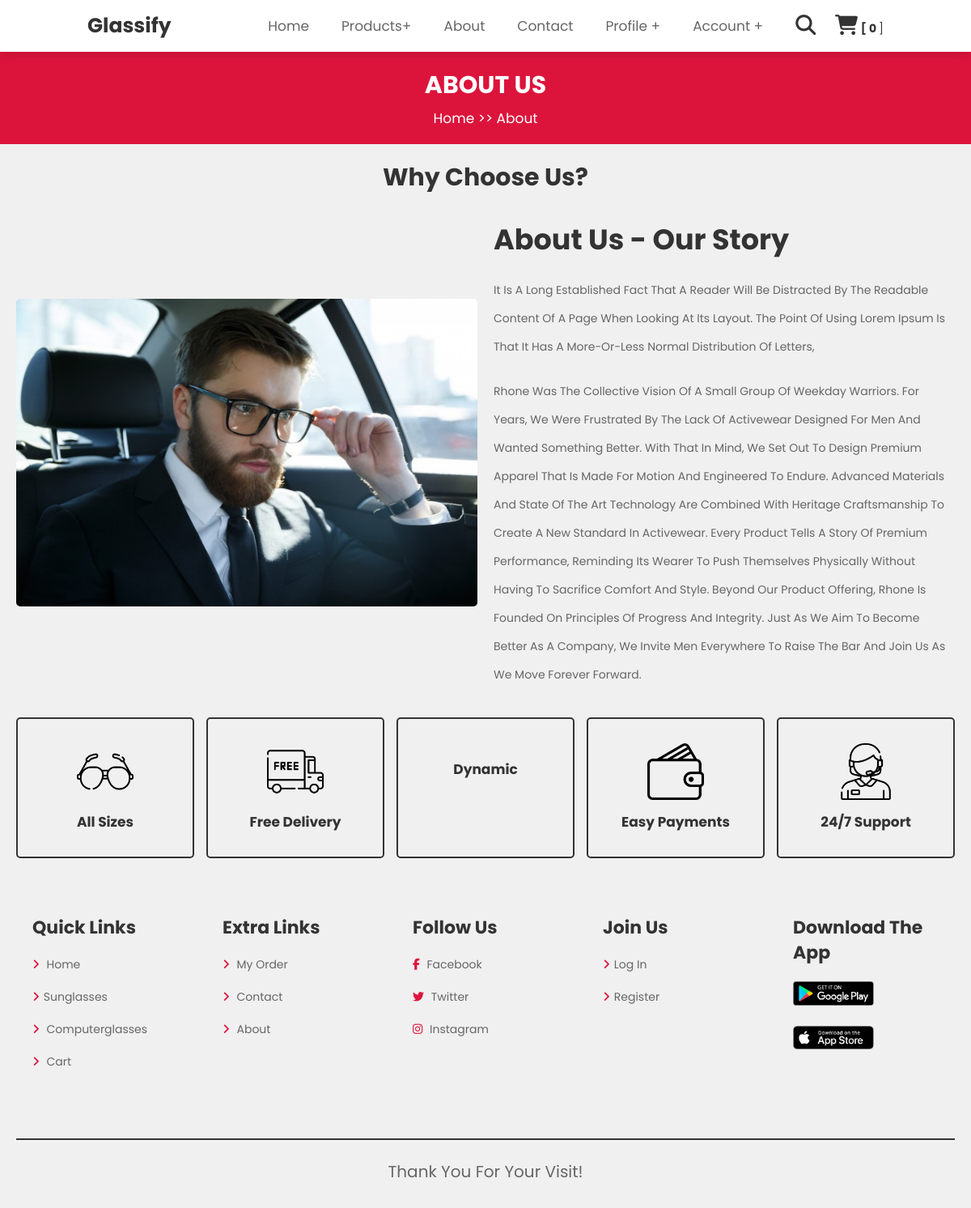
Page /about.php on the committed database.
### tables this page shows
CREATE TABLE `about_us` (
  `about_id` int(10) NOT NULL,
  `about_heading` text NOT NULL,
  `about_short_desc` text NOT NULL,
  `about_desc` text NOT NULL,
  `about_image` varchar(200) NOT NULL
);

### about.php (the view, shortened to what this page needs)
<?php
include("includes/db.php");
include("includes/main_2.php");
?>
<!DOCTYPE html>
<html lang="en">
<head>
    <link rel="stylesheet" href="https://cdnjs.cloudflare.com/ajax/libs/font-awesome/5.15.4/css/all.min.css">
    <link rel="stylesheet" href="styles/style_2.css">
    <link rel="stylesheet" href="styles/style.css">
</head>
<body>
    <?php include 'includes/header_2.php';?>
    <section class="heading">
        <h1>about us</h1>
        <p> <a href="home.html">home</a> >> about </p>
    </section>
    <?php
    $get_about_us = "select * from about_us";
    $run_about_us = mysqli_query($con, $get_about_us);
    $row_about_us = mysqli_fetch_array($run_about_us);
    $about_heading = $row_about_us['about_heading'];
    $about_short_desc = $row_about_us['about_short_desc'];
    $about_desc = $row_about_us['about_desc'];
    $about_image = $row_about_us['about_image'];
    ?>
    <section class="about">
        <h1 class="title">why choose us?</h1>
        <div class="row">
            <div class="image">
                <img src="images/<?php echo $about_image ?>" alt="error">
            </div>
            <div class="content">
                <h3>
                    <?php echo $about_heading; ?>
                </h3>
                <p>
                    <?php echo $about_short_desc; ?>
                </p>
                <p>
                    <?php echo $about_desc; ?>
                </p>
            </div>
        </div>
        <div class="icons-container">
            <div class="icons">
                <img src="images/icon-1.png" alt="">
                <h3>all sizes</h3>
            </div>
            <div class="icons">
                <img src="images/icon-2.png" alt="">
                <h3>free delivery</h3>
            </div>
            <div class="icons">
                <h3>dynamic</h3>
            </div>
            <div class="icons">
                <img src="images/icon-4.png" alt="">
                <h3>easy payments</h3>
            </div>
            <div class="icons">
                <img src="images/icon-5.png" alt="">
                <h3>24/7 support</h3>
            </div>
        </div>
    </section>
    <section class="footer">
        <div class="box-container">
            <div class="box">
                <h3>quick links</h3>
                <a href="home.php"> <i class="fas fa-angle-right"></i> home</a>
                <a href="sunglasses.php"> <i class="fas fa-angle-right"></i>sunglasses </a>
                <a href="computerglasses.php"> <i class="fas fa-angle-right"></i> computerglasses</a>
                <a href="cart.php"> <i class="fas fa-angle-right"></i> cart</a>
            </div>
            <div class="box">
                <h3>extra links</h3>
                <a href="my-orders.php"> <i class="fas fa-angle-right"></i> my order </a>
                <a href="contact.php"> <i class="fas fa-angle-right"></i> contact</a>
                <a href="about.php"> <i class="fas fa-angle-right"></i> about</a>
            </div>
            <div class="box">
                <h3>follow us</h3>
                <a href="https://www.facebook.com"> <i class="fab fa-facebook-f"></i> facebook </a>
                <a href="https://www.twitter.com"> <i class="fab fa-twitter"></i> twitter </a>
                <a href="https://www.instagram.com"> <i class="fab fa-instagram"></i> instagram </a>
            </div>
            <div class="box">
                <h3>Join us</h3>
                <a href="login.php"> <i class="fas fa-angle-right"></i>Log in</a>
                <a href="register.php"> <i class="fas fa-angle-right"></i>Register</a>
            </div>
            <div class="box">
                <h3>Download the App</h3>
                <a href="#"> <img class="download-image" src="images/google-play-logo.png" alt=""></a>
                <a href="#"> <img class="download-image" src="images/app-store-logo.png" alt=""></a>
            </div>
        </div>
        <div class="credit">Thank you for your visit! </div>
    </section>
</body>
</html>

### styles/style.css (style rules this page uses)
* { font-family: "Poppins", sans-serif; margin: 0; padding: 0; box-sizing: border-box; text-decoration: none !important; outline: none; border: none; text-transform: capitalize; transition: all 0.2s linear; }
html { font-size: 62.5%; overflow-x: hidden; }
section { padding: 2rem 9%; }
.heading { text-align: center; background: crimson; }
.heading h1 { font-size: 3rem; text-transform: uppercase; color: #fff; }
.heading p { color: #fff; padding-top: 0.7rem; font-size: 1.7rem; }
.heading p a { color: #fff; }
.title { font-size: 3rem; color: #333; margin-bottom: 2rem; padding: 0 1rem; text-align: center; }
.about .row { display: flex; align-items: center; flex-wrap: wrap; gap: 2rem; }
.about .row .image { flex: 1 1 42rem; }
.about .row .image img { width: 100%; border-radius: 0.5rem; }
.about .row .content { flex: 1 1 42rem; }
.about .row .content h3 { font-size: 3.5rem; color: #333; line-height: 2; }
.about .row .content p { font-size: 1.4rem; line-height: 2.5; color: #666; padding: 1rem 0; }
.about .icons-container { display: grid; grid-template-columns: repeat(auto-fit, minmax(16rem, 1fr)); gap: 1.5rem; margin-top: 2.5rem; }
.about .icons-container .icons { padding: 3rem 2rem; border-radius: 0.5rem; border: 0.2rem solid #333; text-align: center; cursor: pointer; }
.about .icons-container .icons img { height: 7rem; margin-bottom: 1rem; }
.about .icons-container .icons h3 { font-size: 1.7rem; color: #333; }
.footer .box-container { display: grid; grid-template-columns: repeat(auto-fit, minmax(25rem, 1fr)); gap: 1.5rem; }
.footer .box-container .box h3 { font-size: 2.2rem; color: #333; padding: 1rem 0; }
.footer .box-container .box a { display: block; font-size: 1.4rem; color: #666; padding: 1rem 0; }
.footer .box-container .box a i { color: crimson; padding-right: 0.5rem; }
.footer .credit { text-align: center; padding: 1rem; padding-top: 2.5rem; margin-top: 2.5rem; font-size: 2rem; color: #666; border-top: 0.2rem solid #333; }
@media (max-width: 1200px) { html { font-size: 55%; } }
@media (max-width: 1200px) { section { padding: 2rem; } }
body { font-family: "Roboto", Helvetica, Arial, sans-serif; font-size: 14px; line-height: 1.42857143; color: #333333; background-color: #f0f0f0; overflow-x: hidden; }
.box { margin: 0 0 30px; box-sizing: border-box; padding: 20px; }

### about.php (style rules this page uses)
.footer .box-container { display: grid; grid-template-columns: repeat(auto-fit, minmax(20rem, 1fr)); gap: 1.5rem; }

### includes/header_2.php (style rules this page uses)
* { font-family: "Poppins", sans-serif; margin: 0; padding: 0; box-sizing: border-box; text-decoration: none !important; outline: none; border: none; text-transform: capitalize; transition: all 0.2s linear; }
html { font-size: 62.5%; overflow-x: hidden; }
.heading { text-align: center; background: crimson; }
.heading h1 { font-size: 3rem; text-transform: uppercase; color: #fff; }
.heading p { color: #fff; padding-top: 0.7rem; font-size: 1.7rem; }
.heading p a { color: #fff; }
.title { font-size: 3rem; color: #333; margin-bottom: 2rem; padding: 0 1rem; text-align: center; }

### rows in the picture
about_us: about_image (picture), about_heading "About Us - Our Story", about_short_desc "It Is A Long Established Fact That A Reader Will Be Distracted By The Readable Content Of A Page When Looking At Its Layout. The Point Of Using Lorem Ipsum Is That It Has A More-Or-Less Normal Distribution Of Letters,", about_desc "Rhone Was The Collective Vision Of A Small Group Of Weekday Warriors. For Years, We Were Frustrated By The Lack Of Activewear Designed For Men And Wanted Something Better. With That In Mind, We Set Out To Design Premium Apparel That Is Made For Motion And Engineered To Endure. Advanced Materials And State Of The Art Technology Are Combined With Heritage Craftsmanship To Create A New Standard In Activewear. Every Product Tells A Story Of Premium Performance, Reminding Its Wearer To Push Themselves Physically Without Having To Sacrifice Comfort And Style. Beyond Our Product Offering, Rhone Is Founded On Principles Of Progress And Integrity. Just As We Aim To Become Better As A Company, We…"

### other values in the picture
$count_items "0"
